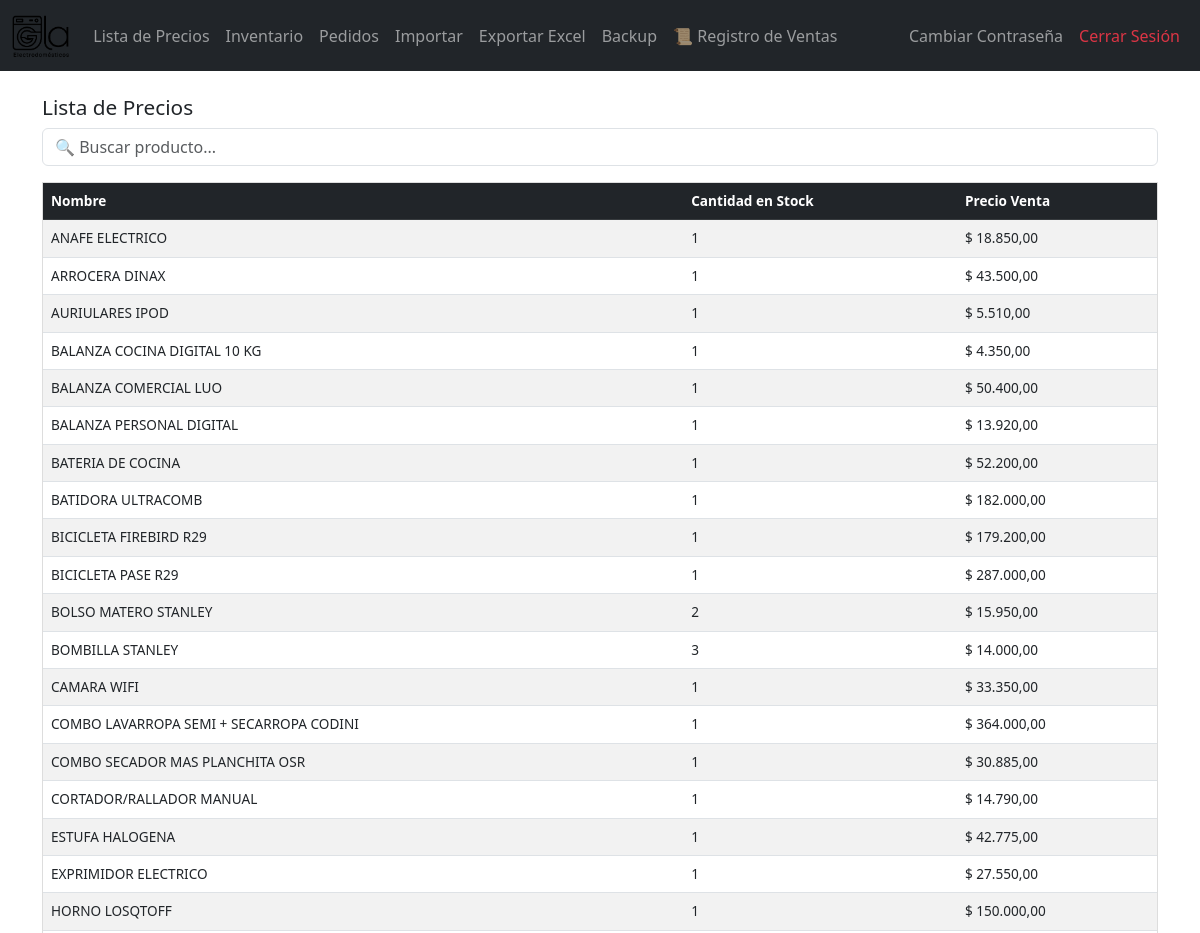
Page / (signed in, upper part) on the earlier database version.
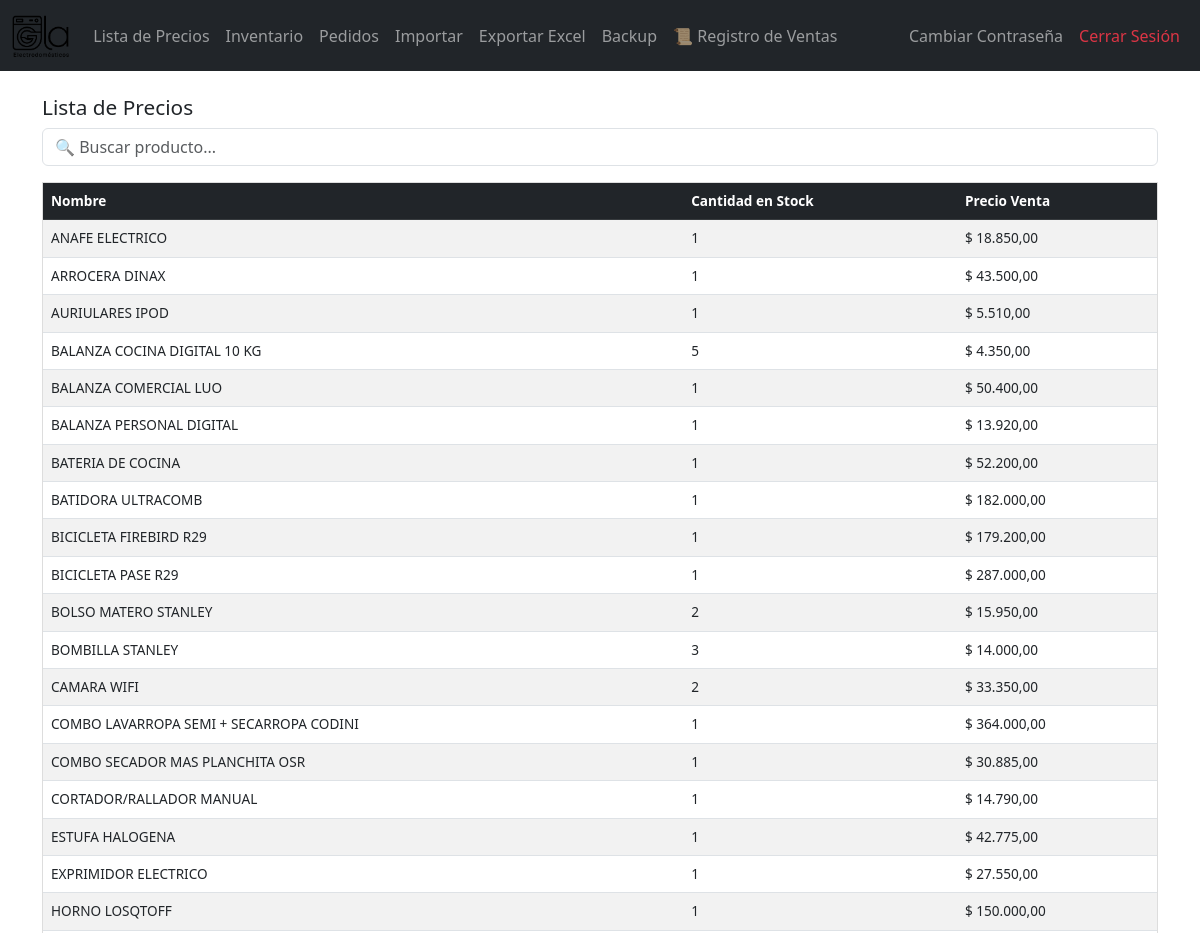
Same page on the later database version.
### tables this page shows
CREATE TABLE productos (
        id INTEGER PRIMARY KEY AUTOINCREMENT,
        nombre TEXT NOT NULL,
        cantidad INTEGER NOT NULL,
        stock_minimo INTEGER NOT NULL,
        precio_costo REAL NOT NULL,
        proveedor TEXT NOT NULL,
        ganancia REAL DEFAULT 0
    );

### app_negocio.py (the view)
@app.route("/")
def index():
    if "usuario" not in session:
        return redirect(url_for("login"))
    return lista_precios()

### app_negocio.py (called while the page is built)
@app.template_filter('precio')
def format_precio(value):
    try:
        return f"{float(value):,.2f}".replace(',', 'X').replace('.', ',').replace('X', '.')
    except:
        return value

def get_connection():
    conn = sqlite3.connect(DB_NAME)
    conn.row_factory = sqlite3.Row
    return conn

def obtener_productos():
    conn = get_connection()
    productos = conn.execute("SELECT * FROM productos ORDER BY LOWER(nombre)").fetchall()
    conn.close()
    return productos

@app.route("/lista_precios")
def lista_precios():
    if "usuario" not in session:
        return redirect(url_for("login"))
    q = request.args.get("q", "").lower()
    productos = obtener_productos()
    lista = []
    for p in productos:
        precio_venta = p["precio_costo"] * (1 + (p["ganancia"] or 0) / 100)
        lista.append({
            "nombre": p["nombre"],
            "cantidad": p["cantidad"],  # ✅ agregamos la cantidad
            "precio_venta": precio_venta
        })
    if q:
        lista = [p for p in lista if q in p["nombre"].lower()]
    return render_template("lista_precios.html", lista=lista, query=q)

### templates/lista_precios.html (shortened to what this page needs)
{% extends "layout.html" %}
{% block content %}
<h2>Lista de Precios</h2>
<input type="text" id="buscador" class="form-control mb-3" placeholder="🔍 Buscar producto...">
<div style="max-height: 60vh; overflow-y: auto; border: 1px solid #ddd;">
<table class="table table-striped" id="tabla-precios">
<thead class="table-dark" style="position: sticky; top: 0;">
<tr>
    <th>Nombre</th>
    <th>Cantidad en Stock</th>
    <th>Precio Venta</th>
</tr>
</thead>
<tbody>
{% for p in lista %}
<tr data-nombre="{{ p['nombre'] }}" data-stock="{{ p['cantidad'] }}"
    class="{% if p['cantidad'] == 0 %}table-danger{% endif %}">
    <td>{{ p['nombre'] }}</td>
    <td>{{ p['cantidad'] }}</td>
    <td>$ {{ p['precio_venta']|precio }}</td>
</tr>
{% endfor %}
</tbody>
</table>
</div>
{% endblock %}

### templates/layout.html (shortened to what this page needs)
<!DOCTYPE html>
<html lang="es">
<head>
    <link rel="stylesheet" href="https://cdn.jsdelivr.net/npm/bootstrap@5.3.0/dist/css/bootstrap.min.css">
</head>
<body>
<nav class="navbar navbar-expand-lg navbar-dark bg-dark mb-4">
  <div class="container-fluid">
    <a class="navbar-brand" href="{{ url_for('lista_precios') }}">
    <img src="{{ url_for('static', filename='logo_electrogla.png') }}" alt="Electro Gla" class="logo-navbar">
</a>
    <div class="collapse navbar-collapse" id="navbarNav">
      <ul class="navbar-nav me-auto">
    <li class="nav-item"><a class="nav-link" href="{{ url_for('lista_precios') }}">Lista de Precios</a></li>
    <li class="nav-item"><a class="nav-link" href="{{ url_for('inventario') }}">Inventario</a></li>
    <li class="nav-item"><a class="nav-link" href="{{ url_for('pedidos') }}">Pedidos</a></li>
    <li class="nav-item"><a class="nav-link" href="{{ url_for('importar_excel') }}">Importar</a></li>
    <li class="nav-item"><a class="nav-link" href="{{ url_for('exportar_excel') }}">Exportar Excel</a></li>
    <li class="nav-item"><a class="nav-link" href="{{ url_for('backup') }}">Backup</a></li>
    <li class="nav-item"><a class="nav-link" href="{{ url_for('ver_logs') }}">📜 Registro de Ventas</a></li>
</ul>
      <ul class="navbar-nav ms-auto">
        {% if session.get('usuario') %}
        <li class="nav-item"><a class="nav-link" href="{{ url_for('cambiar_password') }}">Cambiar Contraseña</a></li>
        <li class="nav-item"><a class="nav-link text-danger" href="{{ url_for('logout') }}">Cerrar Sesión</a></li>
        {% endif %}
      </ul>
    </div>
  </div>
</nav>
<div class="container">
    {% block content %}{% endblock %}
</div>
</body>
</html>

### templates/layout.html (style rules this page uses)
.logo-navbar { max-height: 45px; width: auto; filter: brightness(1.1) contrast(1.2); }
@media (min-width: 992px) { table { font-size: 0.85rem; } }
@media (min-width: 992px) { table th, table td { padding: 0.4rem 0.6rem; } }
@media (min-width: 992px) { h2 { font-size: 1.3rem; } }

Differences in the rows shown:
changed productos "BALANZA COCINA DIGITAL 10 KG": cantidad "1" → "5"
changed productos "CAMARA WIFI": cantidad "1" → "2"
